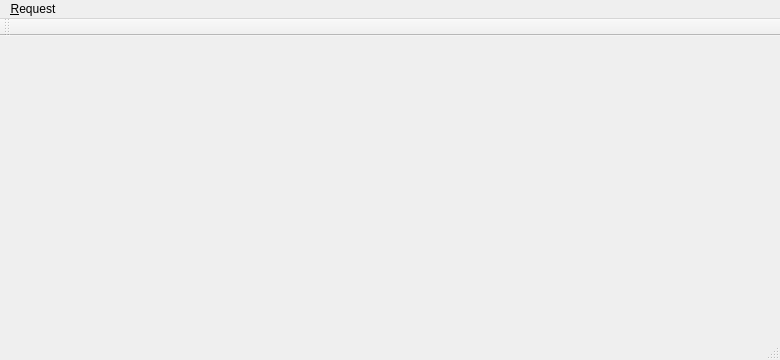
<?xml version="1.0" encoding="UTF-8"?>
<ui version="4.0">
 <class>MainWindow</class>
 <widget class="QMainWindow" name="MainWindow">
  <property name="geometry">
   <rect>
    <x>0</x>
    <y>0</y>
    <width>780</width>
    <height>360</height>
   </rect>
  </property>
  <property name="windowTitle">
   <string>MainWindow</string>
  </property>
  <widget class="QWidget" name="centralWidget"/>
  <widget class="QMenuBar" name="menuBar">
   <property name="geometry">
    <rect>
     <x>0</x>
     <y>0</y>
     <width>780</width>
     <height>22</height>
    </rect>
   </property>
   <widget class="QMenu" name="menu_Request">
    <property name="title">
     <string>&amp;Request</string>
    </property>
    <addaction name="action_Global"/>
    <addaction name="action_Unitaire"/>
   </widget>
   <addaction name="menu_Request"/>
  </widget>
  <widget class="QToolBar" name="mainToolBar">
   <attribute name="toolBarArea">
    <enum>TopToolBarArea</enum>
   </attribute>
   <attribute name="toolBarBreak">
    <bool>false</bool>
   </attribute>
  </widget>
  <widget class="QStatusBar" name="statusBar"/>
  <action name="action_Global">
   <property name="text">
    <string>&amp;Global</string>
   </property>
  </action>
  <action name="action_Unitaire">
   <property name="text">
    <string>&amp;Unitaire</string>
   </property>
  </action>
 </widget>
 <layoutdefault spacing="6" margin="11"/>
 <resources/>
 <connections/>
</ui>
